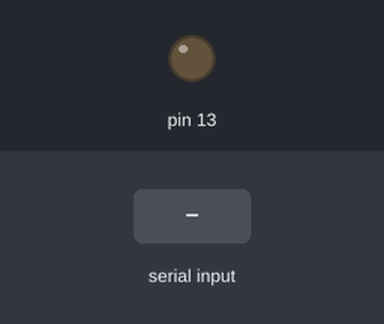
Simulated run of this sketch. Board: Arduino Uno, built with avr-gcc and run on an emulated ATmega328P. Shown: output pins drawn as LEDs (lit = HIGH). The test bench sets the inputs (shaded band).

Above: at 1.2 s.
1.3 s: byte 30 received over Serial
At 2.4 s:
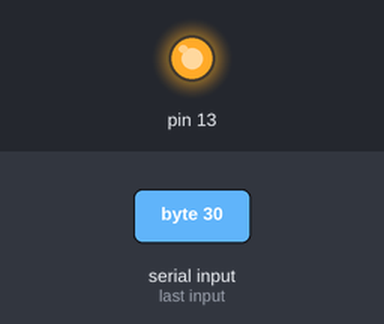
Timing chart, 0 to 4.3 s (numbered marks = the images above; inputs shaded):
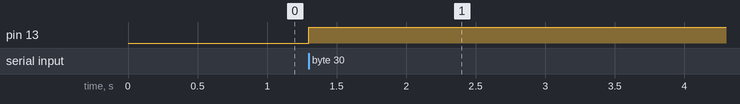

The sketch:

serial_speed_test.ino
```cpp
long sequenceNum;
byte expectedValue;
boolean failure;

void setup() {
  Serial.begin(115200);

  pinMode(13, OUTPUT);
  digitalWrite(13, LOW);

  sequenceNum = 0;
  expectedValue = 0;
  failure = false;
}

void loop() {
  if (!failure) {
    int readVal = Serial.read();

    if (readVal != -1) {
      if (((byte) readVal) != expectedValue) {
        failure = true;
        digitalWrite(13, HIGH);
      }
      expectedValue++;
      sequenceNum++;
    }
  }
}
```

Measured:
- after the input at 1.3 s, pin 13: LOW → HIGH at once
